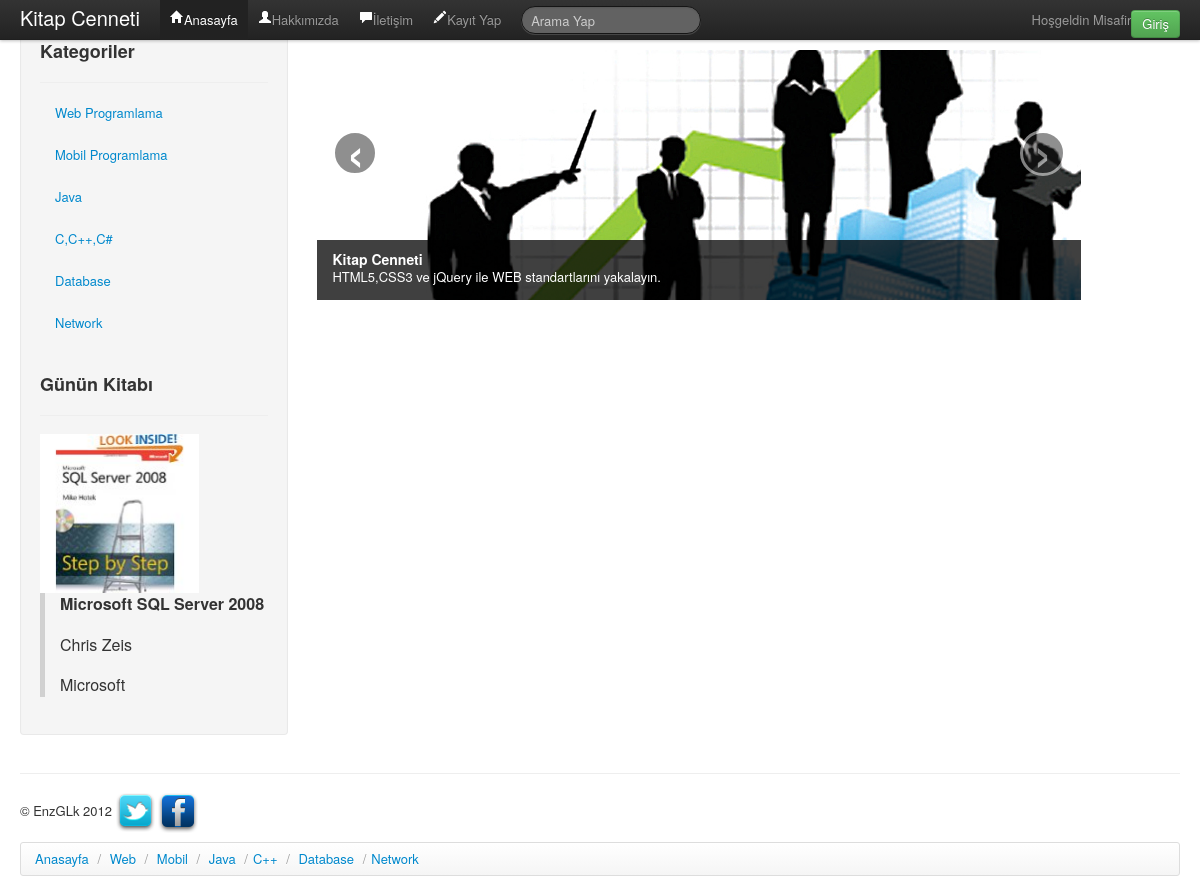
The page / on the database its author committed.
### tables this page shows
CREATE TABLE IF NOT EXISTS `kategori` (
  `KategoriID` int(50) NOT NULL AUTO_INCREMENT,
  `KategoriAdi` varchar(100) NOT NULL,
  PRIMARY KEY (`KategoriID`)
);

CREATE TABLE IF NOT EXISTS `urun` (
  `UrunID` int(11) NOT NULL AUTO_INCREMENT,
  `Adi` varchar(50) NOT NULL,
  `Yayinevi` varchar(20) NOT NULL,
  `Yazar` varchar(20) NOT NULL,
  `Resim` varchar(100) NOT NULL,
  `Fiyat` double NOT NULL,
  `KategoriID` int(11) NOT NULL,
  `Download` varchar(100) NOT NULL,
  PRIMARY KEY (`UrunID`)
);

### inc/db.php (called while the page is built, shortened)
<?php
class db {
    public function ListeleTumu($tablo) {
        $sql="Select * from ".$tablo;
        $veriler=mysql_query($sql) or die("Sorgumuz Hatalı");
        return $veriler;
    }
    public function RasgeleGetir($tablo){
        $sql = "SELECT Adi,Yazar,Yayinevi,Resim FROM $tablo order by rand() limit 1";
        $veri = mysql_query($sql) or die("Sorgumuz Hatalı");
        return $veri;
    }
}
?>

### index.php (the view, shortened to what this page needs)
<?php
  include_once 'inc/db.php';
  $vt = new db();
?>
<!DOCTYPE html>
<html>
    <head>
        <link href="css/bootstrap.css" rel="stylesheet">
        <link href="css/bootstrap-responsive.css" rel="stylesheet">
    </head>
    <body>
        <div class="navbar navbar-fixed-top">
            <div class="navbar-inner">
                <div class="container-fluid">
                    <a class="brand" href="index.php?pid=1">Kitap Cenneti</a>
                    <div class="nav-collapse">
                     <ul class="nav">
                         <li class="active"><a href="index.php?pid=1"><i class="icon-home icon-white"></i>Anasayfa</a></li>
                         <li><a href="index.php?pid=2"><i class="icon-user icon-white"></i>Hakkımızda</a></li>
                         <li><a href="index.php?pid=3"><i class="icon-comment icon-white"></i>İletişim</a></li>
                         <li><a class="" href="index.php?pid=4"><i class="icon-pencil icon-white"></i>Kayıt Yap</a></li>
                     </ul>
                        <form class="navbar-search pull-left" action="">
                            <input class="search-query span2" type="text" placeholder="Arama Yap"/>
                        </form>
                        <p class="navbar-text pull-right">
                           <?php
                           if (@$_SESSION["name"]==""){
                                    echo "Hoşgeldin Misafir";
                                    echo "<a class='btn btn-success' href='index.php?pid=5'>Giriş</a> ";
                              } else {
                                    echo "Hoşgeldin"." ".@$_SESSION["name"];
                                    echo "<a class='btn btn-danger' href='index.php?pid=51'>Çıkış</a> ";
                              }
                           ?>
                        </p>
                    </div>
                </div>
            </div>
        </div>
        <div class="container-fluid">
      <div class="row-fluid">
        <div class="span3">
          <div class="well sidebar-nav">
            <ul class="nav">
              <li class="page-header"><h3>Kategoriler</h3></li>
                <ul class="nav nav-list">
                    <li class="">
              <?php
                  $liste=$vt->ListeleTumu("Kategori");
                  while ($kayit = mysql_fetch_array($liste)) {
                  echo "<a class='' href='index.php?kid=".$kayit["KategoriID"].
                  "'>".$kayit["KategoriAdi"]."</a><br>";
                 }
               ?>
                    </li>
                </ul>
              <li class="page-header"><h3>Günün Kitabı</h3></li>
              <?php
               $liste=$vt->RasgeleGetir("urun");
               while($kayit = mysql_fetch_array($liste)){
                   $resim = $kayit["Resim"];
                   $adi = $kayit["Adi"];
                   $yazar = $kayit["Yazar"];
                   $yayinevi = $kayit["Yayinevi"];
                   echo "<img src=".$resim." style='width:70%;height:70%' /><br/>
                   <blockquote><p><strong>$adi</strong></p>
                  <br /><p>$yazar</p>
                  <br /><p>$yayinevi</p>
                   </blockquote>";
               }
               ?>
            </ul>
          </div>
        </div>
        <div class="span8">
            <div id="myCarousel" class="carousel slide" style="margin-top: 50px;">
                <div class="carousel-inner">
                    <div class="active item" style="width:120%;height:120%;">
                        <img src="img/498.jpg"/>
                        <div class="carousel-caption">
                         <h4>Kitap Cenneti</h4>
                         <p>HTML5,CSS3 ve jQuery ile WEB standartlarını yakalayın.</p>
                        </div>
                    </div>
                </div>
                 <a class="carousel-control left" href="#myCarousel" data-slide="prev">&lsaquo;</a>
                 <a class="carousel-control right" href="#myCarousel" data-slide="next">&rsaquo;</a>
            </div>
        </div>
      </div>
      <hr>
      <footer>
        <p>&copy; EnzGLk 2012 <a href="https://twitter.com/#!/enzglk"><img src="img/twitter.png" alt=""/></a>
            <a href="http://www.facebook.com/enzglk"><img src="img/facebook.png" alt=""/></a></p>
            <ul class="breadcrumb">
              <li>
                <a href="index.php?pid=1">Anasayfa</a> <span class="divider">/</span>
              </li>
              <li>
                <a href="index.php?kid=1">Web</a> <span class="divider">/</span>
             </li>
                <li>
                <a href="index.php?kid=2">Mobil</a> <span class="divider">/</span>
             </li>
                <li>
                <a href="index.php?kid=3">Java</a> <span class="divider">/</span>
             </li><li>
                <a href="index.php?kid=4">C++</a> <span class="divider">/</span>
             </li>
                <li>
                <a href="index.php?kid=5">Database</a> <span class="divider">/</span>
             </li><li>
                <a href="index.php?kid=6">Network</a> <span class="divider"></span>
             </li>
            </ul>
      </footer>
    </div>
    </body>
</html>

### rows shown on the page
kategori: KategoriAdi "Web Programlama"
kategori: KategoriAdi "Mobil Programlama"
kategori: KategoriAdi "Java"
kategori: KategoriAdi "C,C++,C#"
kategori: KategoriAdi "Database"
kategori: KategoriAdi "Network"
urun: Resim (picture), Adi "Microsoft SQL Server 2008", Yazar "Chris Zeis", Yayinevi "Microsoft"
